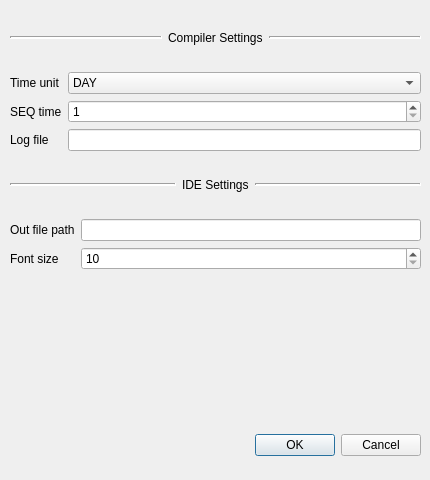
<?xml version="1.0" encoding="UTF-8"?>
<ui version="4.0">
 <class>SettingDialog</class>
 <widget class="QDialog" name="SettingDialog">
  <property name="windowModality">
   <enum>Qt::WindowModal</enum>
  </property>
  <property name="geometry">
   <rect>
    <x>0</x>
    <y>0</y>
    <width>430</width>
    <height>480</height>
   </rect>
  </property>
  <property name="windowTitle">
   <string>Settings</string>
  </property>
  <property name="modal">
   <bool>true</bool>
  </property>
  <widget class="QDialogButtonBox" name="buttonBox">
   <property name="geometry">
    <rect>
     <x>10</x>
     <y>430</y>
     <width>411</width>
     <height>31</height>
    </rect>
   </property>
   <property name="orientation">
    <enum>Qt::Horizontal</enum>
   </property>
   <property name="standardButtons">
    <set>QDialogButtonBox::Cancel|QDialogButtonBox::Ok</set>
   </property>
  </widget>
  <widget class="QWidget" name="layoutWidget">
   <property name="geometry">
    <rect>
     <x>10</x>
     <y>10</y>
     <width>411</width>
     <height>281</height>
    </rect>
   </property>
   <layout class="QVBoxLayout" name="verticalLayout">
    <item>
     <layout class="QHBoxLayout" name="horizontalLayout_2">
      <item>
       <widget class="Line" name="line_2">
        <property name="sizePolicy">
         <sizepolicy hsizetype="Expanding" vsizetype="Fixed">
          <horstretch>0</horstretch>
          <verstretch>0</verstretch>
         </sizepolicy>
        </property>
        <property name="lineWidth">
         <number>2</number>
        </property>
        <property name="orientation">
         <enum>Qt::Horizontal</enum>
        </property>
       </widget>
      </item>
      <item>
       <widget class="QLabel" name="label_2">
        <property name="sizePolicy">
         <sizepolicy hsizetype="Preferred" vsizetype="Minimum">
          <horstretch>0</horstretch>
          <verstretch>0</verstretch>
         </sizepolicy>
        </property>
        <property name="text">
         <string>Compiler Settings</string>
        </property>
       </widget>
      </item>
      <item>
       <widget class="Line" name="line_3">
        <property name="sizePolicy">
         <sizepolicy hsizetype="Expanding" vsizetype="Fixed">
          <horstretch>0</horstretch>
          <verstretch>0</verstretch>
         </sizepolicy>
        </property>
        <property name="lineWidth">
         <number>2</number>
        </property>
        <property name="orientation">
         <enum>Qt::Horizontal</enum>
        </property>
       </widget>
      </item>
     </layout>
    </item>
    <item>
     <layout class="QGridLayout" name="gridLayout_2">
      <item row="2" column="0">
       <widget class="QLabel" name="bg_label_3">
        <property name="text">
         <string>SEQ time</string>
        </property>
       </widget>
      </item>
      <item row="3" column="1">
       <widget class="QLineEdit" name="log_file_edit"/>
      </item>
      <item row="1" column="0">
       <widget class="QLabel" name="bg_label">
        <property name="text">
         <string>Time unit</string>
        </property>
       </widget>
      </item>
      <item row="3" column="0">
       <widget class="QLabel" name="bg_label_4">
        <property name="text">
         <string>Log file</string>
        </property>
       </widget>
      </item>
      <item row="1" column="1">
       <widget class="QComboBox" name="time_unit_box">
        <item>
         <property name="text">
          <string>DAY</string>
         </property>
        </item>
        <item>
         <property name="text">
          <string>HOUR</string>
         </property>
        </item>
        <item>
         <property name="text">
          <string>MINUTE</string>
         </property>
        </item>
        <item>
         <property name="text">
          <string>SECOND</string>
         </property>
        </item>
       </widget>
      </item>
      <item row="2" column="1">
       <widget class="QSpinBox" name="seq_time_box">
        <property name="minimum">
         <number>1</number>
        </property>
        <property name="maximum">
         <number>59</number>
        </property>
       </widget>
      </item>
     </layout>
    </item>
    <item>
     <layout class="QHBoxLayout" name="horizontalLayout">
      <item>
       <widget class="Line" name="line">
        <property name="sizePolicy">
         <sizepolicy hsizetype="Expanding" vsizetype="Fixed">
          <horstretch>0</horstretch>
          <verstretch>0</verstretch>
         </sizepolicy>
        </property>
        <property name="frameShadow">
         <enum>QFrame::Sunken</enum>
        </property>
        <property name="lineWidth">
         <number>2</number>
        </property>
        <property name="orientation">
         <enum>Qt::Horizontal</enum>
        </property>
       </widget>
      </item>
      <item>
       <widget class="QLabel" name="label">
        <property name="sizePolicy">
         <sizepolicy hsizetype="Preferred" vsizetype="Preferred">
          <horstretch>0</horstretch>
          <verstretch>0</verstretch>
         </sizepolicy>
        </property>
        <property name="frameShape">
         <enum>QFrame::NoFrame</enum>
        </property>
        <property name="frameShadow">
         <enum>QFrame::Plain</enum>
        </property>
        <property name="text">
         <string>IDE Settings</string>
        </property>
       </widget>
      </item>
      <item>
       <widget class="Line" name="line_4">
        <property name="sizePolicy">
         <sizepolicy hsizetype="Expanding" vsizetype="Fixed">
          <horstretch>0</horstretch>
          <verstretch>0</verstretch>
         </sizepolicy>
        </property>
        <property name="lineWidth">
         <number>2</number>
        </property>
        <property name="orientation">
         <enum>Qt::Horizontal</enum>
        </property>
       </widget>
      </item>
     </layout>
    </item>
    <item>
     <layout class="QGridLayout" name="gridLayout">
      <item row="2" column="0">
       <widget class="QLabel" name="bg_label_7">
        <property name="text">
         <string>Font size</string>
        </property>
       </widget>
      </item>
      <item row="1" column="1">
       <widget class="QLineEdit" name="out_file_edit"/>
      </item>
      <item row="1" column="0">
       <widget class="QLabel" name="bg_label_6">
        <property name="text">
         <string>Out file path</string>
        </property>
       </widget>
      </item>
      <item row="2" column="1">
       <widget class="QSpinBox" name="font_size_box">
        <property name="minimum">
         <number>10</number>
        </property>
        <property name="maximum">
         <number>50</number>
        </property>
       </widget>
      </item>
     </layout>
    </item>
   </layout>
  </widget>
 </widget>
 <resources/>
 <connections>
  <connection>
   <sender>buttonBox</sender>
   <signal>accepted()</signal>
   <receiver>SettingDialog</receiver>
   <slot>accept()</slot>
   <hints>
    <hint type="sourcelabel">
     <x>248</x>
     <y>254</y>
    </hint>
    <hint type="destinationlabel">
     <x>157</x>
     <y>274</y>
    </hint>
   </hints>
  </connection>
  <connection>
   <sender>buttonBox</sender>
   <signal>rejected()</signal>
   <receiver>SettingDialog</receiver>
   <slot>reject()</slot>
   <hints>
    <hint type="sourcelabel">
     <x>316</x>
     <y>260</y>
    </hint>
    <hint type="destinationlabel">
     <x>286</x>
     <y>274</y>
    </hint>
   </hints>
  </connection>
 </connections>
</ui>
